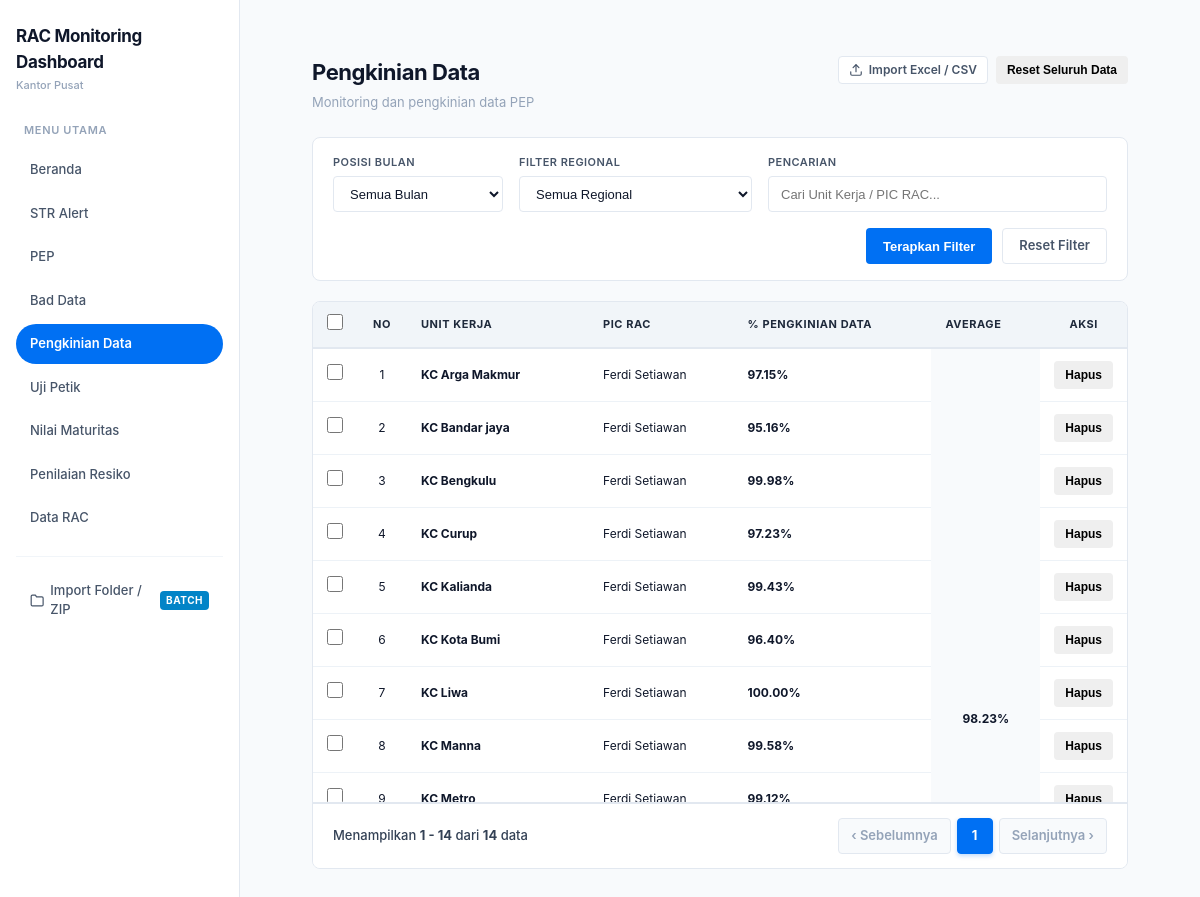
The app's page /Pengkinian_data.php with its own data.
### tables this page shows
CREATE TABLE `pengkinian_data` (
  `id` int(11) NOT NULL AUTO_INCREMENT,
  `no_urut` varchar(50) DEFAULT NULL,
  `branch` varchar(150) NOT NULL,
  `pic_rac` varchar(150) DEFAULT NULL,
  `persentase` varchar(50) DEFAULT NULL,
  `average` varchar(50) DEFAULT NULL,
  `status` varchar(50) DEFAULT 'Open',
  `month` varchar(50) DEFAULT NULL,
  `region` varchar(100) DEFAULT NULL,
  `total_cif` varchar(50) DEFAULT NULL,
  `total` varchar(50) DEFAULT NULL,
  `reguler` varchar(50) DEFAULT NULL,
  `kerjasama` varchar(50) DEFAULT NULL,
  `pengkinian_prev` varchar(50) DEFAULT NULL,
  `persentase_prev` varchar(50) DEFAULT NULL,
  `pengkinian_curr` varchar(50) DEFAULT NULL,
  `persentase_curr` varchar(50) DEFAULT NULL,
  `perbaikan_data` varchar(50) DEFAULT NULL,
  `data_baru` varchar(50) DEFAULT NULL,
  `keterangan` text DEFAULT NULL,
  `created_at` timestamp NOT NULL DEFAULT current_timestamp(),
  `updated_at` timestamp NOT NULL DEFAULT current_timestamp() ON UPDATE current_timestamp(),
  PRIMARY KEY (`id`),
  KEY `idx_branch` (`branch`),
  KEY `idx_status` (`status`),
  KEY `idx_month` (`month`),
  KEY `idx_region` (`region`)
);

### includes/pic_rac_helper.php (called while the page is built, shortened)
<?php
if (!function_exists('attachPicRacGroupAverages')) {
    function attachPicRacGroupAverages(array $rows, string $valueCol, string $avgCol = 'average', string $picCol = 'pic_rac'): array {
        $n = count($rows);
        $result = $rows;
        $i = 0;
        while ($i < $n) {
            $rawPic = trim((string)($result[$i][$picCol] ?? ''));
            $picKey = strtolower($rawPic);
            $j = $i;
            while ($j < $n && strtolower(trim((string)($result[$j][$picCol] ?? ''))) === $picKey) {
                $j++;
            }
            $groupCount = $j - $i;
            $numericValues = [];
            $hasPercentSign = false;
            $isDecimalPercent = false;
            for ($k = $i; $k < $j; $k++) {
                $rawVal = trim((string)($result[$k][$valueCol] ?? ''));
                if ($rawVal !== '' && $rawVal !== '-') {
                    if (str_contains($rawVal, '%')) {
                        $hasPercentSign = true;
                    }
                    $cleaned = str_replace(['%', ' '], '', $rawVal);
                    $cleaned = str_replace(',', '.', $cleaned);
                    if (is_numeric($cleaned)) {
                        $f = (float)$cleaned;
                        $numericValues[] = $f;
                    }
                }
            }
            $displayAvg = '-';
            if (!empty($numericValues)) {
                $avg = array_sum($numericValues) / count($numericValues);
                if ($valueCol === 'nilai_maturitas') {
                    $displayAvg = number_format($avg, 2, '.', '');
                } elseif ($hasPercentSign) {
                    $displayAvg = number_format($avg, 2, '.', '') . '%';
                } elseif ($isDecimalPercent) {
                    $displayAvg = number_format($avg, 4, '.', '');
                } else {
                    $displayAvg = number_format($avg, 2, '.', '');
                }
            } else {
                $storedAvg = trim((string)($result[$i][$avgCol] ?? ''));
                if ($storedAvg !== '' && $storedAvg !== '-') {
                    $displayAvg = $storedAvg;
                }
            }
            $displayRating = '-';
            $result[$i]['is_first_in_pic_group'] = true;
            $result[$i]['pic_group_rowspan'] = $groupCount;
            $result[$i]['pic_group_average'] = $displayAvg;
            $result[$i]['pic_group_rating'] = $displayRating;
            for ($k = $i + 1; $k < $j; $k++) {
                $result[$k]['is_first_in_pic_group'] = false;
                $result[$k]['pic_group_rowspan'] = 0;
                $result[$k]['pic_group_average'] = $displayAvg;
                $result[$k]['pic_group_rating'] = $displayRating;
            }
            $i = $j;
        }
        return $result;
    }
}

### Pengkinian_data.php (the view, shortened to what this page needs)
<?php
$pdo = getDbConnection();
try {
    $pdo->exec("
        CREATE TABLE IF NOT EXISTS pengkinian_data (
            id INT AUTO_INCREMENT PRIMARY KEY,
            no_urut VARCHAR(50) NULL,
            branch VARCHAR(150) NOT NULL,
            pic_rac VARCHAR(150) NULL,
            persentase VARCHAR(50) NULL,
            average VARCHAR(50) NULL,
            status VARCHAR(50) DEFAULT 'Open',
            month VARCHAR(50) NULL,
            region VARCHAR(100) NULL,
            total_cif VARCHAR(50) NULL,
            total VARCHAR(50) NULL,
            reguler VARCHAR(50) NULL,
            kerjasama VARCHAR(50) NULL,
            pengkinian_prev VARCHAR(50) NULL,
            persentase_prev VARCHAR(50) NULL,
            pengkinian_curr VARCHAR(50) NULL,
            persentase_curr VARCHAR(50) NULL,
            perbaikan_data VARCHAR(50) NULL,
            data_baru VARCHAR(50) NULL,
            keterangan TEXT NULL,
            created_at TIMESTAMP DEFAULT CURRENT_TIMESTAMP,
            updated_at TIMESTAMP DEFAULT CURRENT_TIMESTAMP ON UPDATE CURRENT_TIMESTAMP,
            INDEX idx_branch (branch),
            INDEX idx_status (status),
            INDEX idx_month (month),
            INDEX idx_region (region)
        ) ENGINE=InnoDB DEFAULT CHARSET=utf8mb4 COLLATE=utf8mb4_unicode_ci;
    ");
} catch (Throwable $e) {
}
$search       = trim((string)($_GET['q'] ?? ''));
$perPage = 50;
$where = [];
$params = [];
$whereSql = !empty($where) ? 'WHERE ' . implode(' AND ', $where) : '';
$countSql = "SELECT COUNT(*) FROM pengkinian_data {$whereSql}";
$countStmt = $pdo->prepare($countSql);
$countStmt->execute($params);
$totalRecords = (int)$countStmt->fetchColumn();
$totalPages = max(1, (int)ceil($totalRecords / $perPage));
$page = max(1, min($totalPages, (int)($_GET['page'] ?? 1)));
$offset = ($page - 1) * $perPage;
$dataSql = "SELECT * FROM pengkinian_data {$whereSql} ORDER BY CASE WHEN pic_rac IS NULL OR TRIM(pic_rac) = '' OR pic_rac = '-' THEN 1 ELSE 0 END, pic_rac ASC, id ASC LIMIT :offset, :perPage";
$dataStmt = $pdo->prepare($dataSql);
$dataStmt->bindValue(':offset', $offset, PDO::PARAM_INT);
$dataStmt->bindValue(':perPage', $perPage, PDO::PARAM_INT);
$dataStmt->execute();
$pageData = $dataStmt->fetchAll(PDO::FETCH_ASSOC);
require_once __DIR__ . '/includes/pic_rac_helper.php';
$pageData = attachPicRacGroupAverages($pageData, 'persentase');
if (!function_exists('buildPengkinianPageUrl')) {
    function buildPengkinianPageUrl(int $pageNumber): string {
        $query = $_GET;
        $query['page'] = $pageNumber;
        return 'Pengkinian_data.php?' . http_build_query($query);
    }
}
require_once __DIR__ . '/includes/header.php';
require_once __DIR__ . '/includes/sidebar.php';
?>
<main class="main-content">
    <div class="page-header" style="display:flex;justify-content:space-between;align-items:flex-start;gap:20px;">
        <div>
            <h2 class="page-title">Pengkinian Data</h2>
            <div class="page-subtitle">Monitoring dan pengkinian data PEP</div>
        </div>
        <div style="display:flex;gap:8px;flex-wrap:wrap;">
            <a href="import-pengkinian-data.php" class="btn btn-secondary btn-sm" style="display:inline-flex;align-items:center;gap:6px;">
                <svg width="14" height="14" viewBox="0 0 24 24" fill="none" stroke="currentColor" stroke-width="2" stroke-linecap="round" stroke-linejoin="round">
                    <path d="M21 15v4a2 2 0 0 1-2 2H5a2 2 0 0 1-2-2v-4"></path>
                    <polyline points="17 8 12 3 7 8"></polyline>
                    <line x1="12" y1="3" x2="12" y2="15"></line>
                </svg>
                Import Excel / CSV
            </a>
            <?php if ($totalRecords > 0): ?>
                <button type="button" class="btn btn-danger btn-sm" id="btnResetPengkinian" onclick="openResetModal()">
                    Reset Seluruh Data
                </button>
            <?php endif; ?>
        </div>
    </div>
    <form method="GET" action="Pengkinian_data.php" class="filter-card">
        <div class="filter-item">
            <label for="filterMonth" class="filter-label">Posisi Bulan</label>
            <select id="filterMonth" name="month" class="form-control">
                <option value="">Semua Bulan</option>
            </select>
        </div>
        <div class="filter-item" style="min-width:220px;">
            <label for="filterRegion" class="filter-label">Filter Regional</label>
            <select id="filterRegion" name="region" class="form-control">
                <option value="">Semua Regional</option>
            </select>
        </div>
        <div class="filter-item" style="flex:1;min-width:220px;">
            <label for="filterSearch" class="filter-label">Pencarian</label>
            <input
                type="text"
                id="filterSearch"
                name="q"
                class="form-control"
                placeholder="Cari Unit Kerja / PIC RAC..."
                value="<?= htmlspecialchars($search, ENT_QUOTES, 'UTF-8') ?>"
            >
        </div>
        <div class="filter-actions">
            <button type="submit" class="btn btn-primary">Terapkan Filter</button>
            <a href="Pengkinian_data.php" class="btn btn-secondary">Reset Filter</a>
        </div>
    </form>
    <div class="table-wrapper">
        <div class="table-scroll">
            <table class="data-table">
                <thead>
                    <tr>
                        <th style="width:38px;text-align:center;">
                            <input
                                type="checkbox"
                                id="checkAllPengkinian"
                                title="Pilih Semua di Halaman Ini"
                                style="cursor:pointer;width:16px;height:16px;"
                                <?= empty($pageData) ? 'disabled' : '' ?>
                            >
                        </th>
                        <th style="width:50px;text-align:center;">NO</th>
                        <th>UNIT KERJA</th>
                        <th>PIC RAC</th>
                        <th>% PENGKINIAN DATA</th>
                        <th>AVERAGE</th>
                        <th style="width:70px;text-align:center;">AKSI</th>
                    </tr>
                </thead>
                <tbody>
                    <?php if (empty($pageData)): ?>
                        <tr>
                            <td colspan="7" style="text-align:center;padding:40px;color:var(--text-muted);">
                                Belum ada data pengkinian data yang sesuai filter.
                            </td>
                        </tr>
                    <?php else: ?>
                        <?php foreach ($pageData as $index => $row): ?>
                            <tr>
                                <td style="text-align:center;">
                                    <input
                                        type="checkbox"
                                        class="pengkinian-check"
                                        value="<?= htmlspecialchars((string)($row['id'] ?? ''), ENT_QUOTES, 'UTF-8') ?>"
                                        style="cursor:pointer;width:16px;height:16px;"
                                        onchange="updateBulkActionState()"
                                    >
                                </td>
                                <td style="text-align:center;">
                                    <?= (int)($offset + $index + 1) ?>
                                </td>
                                <td>
                                    <strong><?= htmlspecialchars((string)($row['branch'] ?? '-'), ENT_QUOTES, 'UTF-8') ?></strong>
                                </td>
                                <td>
                                    <?= htmlspecialchars((string)($row['pic_rac'] ?? '-'), ENT_QUOTES, 'UTF-8') ?>
                                </td>
                                <td>
                                    <strong><?= htmlspecialchars((string)($row['persentase'] ?? '0%'), ENT_QUOTES, 'UTF-8') ?></strong>
                                </td>
                                <?php if (!empty($row['is_first_in_pic_group'])): ?>
                                    <td <?= ($row['pic_group_rowspan'] > 1) ? 'rowspan="' . (int)$row['pic_group_rowspan'] . '"' : '' ?> style="text-align:center;font-weight:700;vertical-align:middle;<?= ($row['pic_group_rowspan'] > 1) ? 'background:#f8fafc;' : '' ?>">
                                        <?= htmlspecialchars((string)($row['pic_group_average'] ?? '-'), ENT_QUOTES, 'UTF-8') ?>
                                    </td>
                                <?php endif; ?>
                                <td style="text-align:center;">
                                    <button type="button" class="btn btn-danger btn-sm" onclick="deleteSinglePengkinian(<?= (int)$row['id'] ?>)" title="Hapus baris ini">Hapus</button>
                                </td>
                            </tr>
                        <?php endforeach; ?>
                    <?php endif; ?>
                </tbody>
            </table>
        </div>
        <?php if ($totalRecords > 0): ?>
        <div class="table-pagination">
            <div class="pagination-info">
                Menampilkan
                <strong><?= $offset + 1 ?> - <?= min($offset + count($pageData), $totalRecords) ?></strong>
                dari
                <strong><?= $totalRecords ?></strong>
                data
            </div>
            <ul class="pagination-controls">
                <li>
                    <a href="<?= $page > 1 ? htmlspecialchars(buildPengkinianPageUrl($page - 1), ENT_QUOTES, 'UTF-8') : '#' ?>" class="page-btn <?= $page <= 1 ? 'disabled' : '' ?>">
                        &lsaquo; Sebelumnya
                    </a>
                </li>
                <?php
                $visibleRange = 5;
                $startPage = max(1, $page - 2);
                $endPage = min($totalPages, $startPage + $visibleRange - 1);
                if ($endPage - $startPage + 1 < $visibleRange) {
                    $startPage = max(1, $endPage - $visibleRange + 1);
                }
                for ($i = $startPage; $i <= $endPage; $i++) {
                    $activeClass = $i === $page ? 'active' : '';
                    echo '<li><a href="' . htmlspecialchars(buildPengkinianPageUrl($i), ENT_QUOTES, 'UTF-8') . '" class="page-btn ' . $activeClass . '">' . $i . '</a></li>';
                }
                ?>
                <li>
                    <a href="<?= $page < $totalPages ? htmlspecialchars(buildPengkinianPageUrl($page + 1), ENT_QUOTES, 'UTF-8') : '#' ?>" class="page-btn <?= $page >= $totalPages ? 'disabled' : '' ?>">
                        Selanjutnya &rsaquo;
                    </a>
                </li>
            </ul>
        </div>
        <?php endif; ?>
    </div>
</main>
<?php require_once __DIR__ . '/includes/footer.php'; ?>

### records on screen
pengkinian_data: index "1", branch "KC Arga Makmur", pic_rac "Ferdi Setiawan", persentase "97.15%", average "98.23%"
pengkinian_data: index "2", branch "KC Bandar jaya", pic_rac "Ferdi Setiawan", persentase "95.16%"
pengkinian_data: index "3", branch "KC Bengkulu", pic_rac "Ferdi Setiawan", persentase "99.98%"
pengkinian_data: index "4", branch "KC Curup", pic_rac "Ferdi Setiawan", persentase "97.23%"
pengkinian_data: index "5", branch "KC Kalianda", pic_rac "Ferdi Setiawan", persentase "99.43%"
pengkinian_data: index "6", branch "KC Kota Bumi", pic_rac "Ferdi Setiawan", persentase "96.40%"
pengkinian_data: index "7", branch "KC Liwa", pic_rac "Ferdi Setiawan", persentase "100.00%"
pengkinian_data: index "8", branch "KC Manna", pic_rac "Ferdi Setiawan", persentase "99.58%"
pengkinian_data: index "9", branch "KC Metro", pic_rac "Ferdi Setiawan", persentase "99.12%"

### other values on screen
$offset + 1 "1"
min($offset + count($pageData), $totalRecords) "14"
$totalRecords "14"
